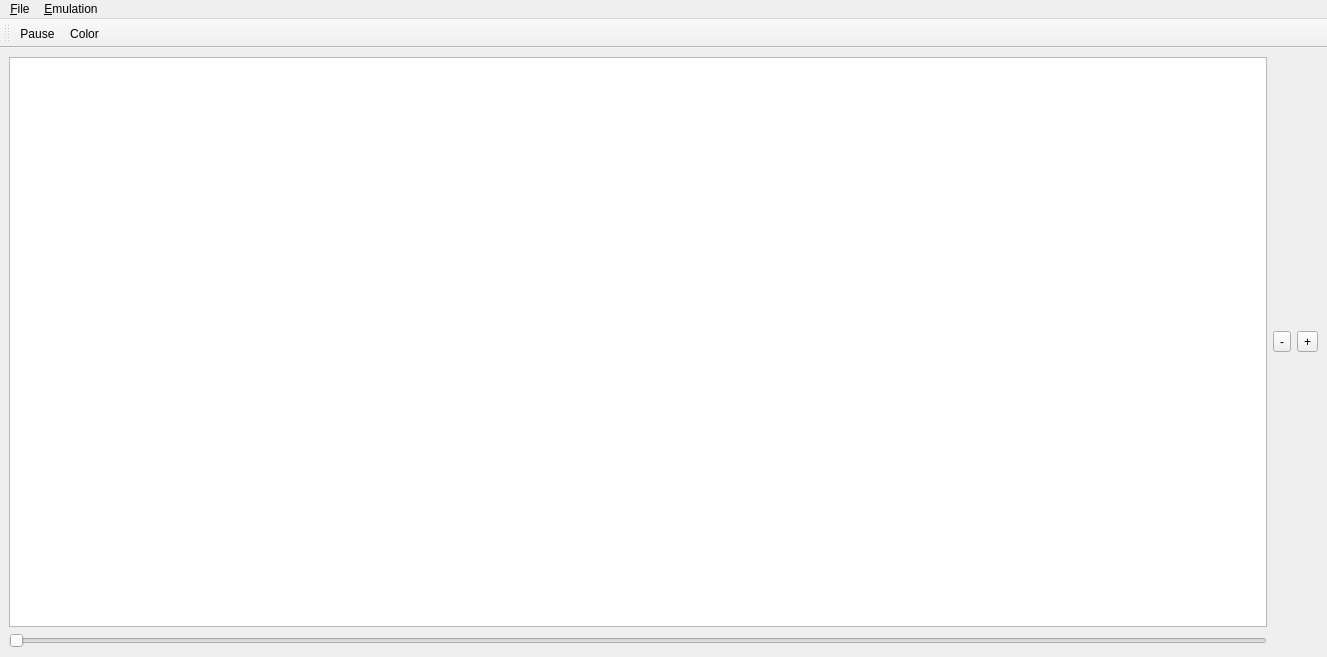
<?xml version="1.0" encoding="UTF-8"?>
<ui version="4.0">
 <class>MainWindow</class>
 <widget class="QMainWindow" name="MainWindow">
  <property name="geometry">
   <rect>
    <x>0</x>
    <y>0</y>
    <width>1327</width>
    <height>657</height>
   </rect>
  </property>
  <property name="windowTitle">
   <string>CHIP-8 Emulator</string>
  </property>
  <property name="dockNestingEnabled">
   <bool>true</bool>
  </property>
  <widget class="QWidget" name="centralwidget">
   <property name="enabled">
    <bool>true</bool>
   </property>
   <property name="sizePolicy">
    <sizepolicy hsizetype="Expanding" vsizetype="Expanding">
     <horstretch>0</horstretch>
     <verstretch>0</verstretch>
    </sizepolicy>
   </property>
   <property name="autoFillBackground">
    <bool>true</bool>
   </property>
   <layout class="QVBoxLayout" name="verticalLayout">
    <item>
     <layout class="QGridLayout" name="gridLayout">
      <property name="leftMargin">
       <number>0</number>
      </property>
      <property name="spacing">
       <number>6</number>
      </property>
      <item row="0" column="0">
       <widget class="QGraphicsView" name="graphicsView">
        <property name="sizePolicy">
         <sizepolicy hsizetype="Expanding" vsizetype="Expanding">
          <horstretch>0</horstretch>
          <verstretch>0</verstretch>
         </sizepolicy>
        </property>
        <property name="minimumSize">
         <size>
          <width>0</width>
          <height>0</height>
         </size>
        </property>
        <property name="sizeIncrement">
         <size>
          <width>20</width>
          <height>20</height>
         </size>
        </property>
       </widget>
      </item>
      <item row="5" column="0">
       <widget class="QSlider" name="horizontalSlider">
        <property name="enabled">
         <bool>true</bool>
        </property>
        <property name="orientation">
         <enum>Qt::Horizontal</enum>
        </property>
       </widget>
      </item>
      <item row="0" column="2">
       <widget class="QToolButton" name="IncreaseSize">
        <property name="text">
         <string>+</string>
        </property>
       </widget>
      </item>
      <item row="0" column="1">
       <widget class="QToolButton" name="DecreaseSize">
        <property name="text">
         <string>-</string>
        </property>
       </widget>
      </item>
     </layout>
    </item>
   </layout>
  </widget>
  <widget class="QMenuBar" name="menuBar">
   <property name="geometry">
    <rect>
     <x>0</x>
     <y>0</y>
     <width>1327</width>
     <height>22</height>
    </rect>
   </property>
   <widget class="QMenu" name="menu_File">
    <property name="title">
     <string>&amp;File</string>
    </property>
    <addaction name="actionLoad_ROM"/>
    <addaction name="actionClose_ROM"/>
    <addaction name="actionExit_Program"/>
   </widget>
   <widget class="QMenu" name="menuEmulation">
    <property name="title">
     <string>&amp;Emulation</string>
    </property>
    <addaction name="actionChange_Keybinds"/>
    <addaction name="action_Record"/>
    <addaction name="actionSet_Speed"/>
   </widget>
   <addaction name="menu_File"/>
   <addaction name="menuEmulation"/>
  </widget>
  <widget class="QToolBar" name="toolBar">
   <property name="windowTitle">
    <string>toolBar</string>
   </property>
   <property name="toolButtonStyle">
    <enum>Qt::ToolButtonTextBesideIcon</enum>
   </property>
   <attribute name="toolBarArea">
    <enum>TopToolBarArea</enum>
   </attribute>
   <attribute name="toolBarBreak">
    <bool>false</bool>
   </attribute>
   <addaction name="Pause"/>
   <addaction name="actionColor"/>
  </widget>
  <action name="actionLoad_ROM">
   <property name="text">
    <string>Load ROM</string>
   </property>
   <property name="shortcut">
    <string>F1</string>
   </property>
  </action>
  <action name="actionClose_ROM">
   <property name="text">
    <string>Close ROM</string>
   </property>
   <property name="shortcut">
    <string>F2</string>
   </property>
  </action>
  <action name="actionExit_Program">
   <property name="text">
    <string>Exit</string>
   </property>
   <property name="shortcut">
    <string>F12</string>
   </property>
  </action>
  <action name="actionPause">
   <property name="checkable">
    <bool>true</bool>
   </property>
   <property name="checked">
    <bool>false</bool>
   </property>
   <property name="text">
    <string>Pause</string>
   </property>
   <property name="shortcut">
    <string>Space</string>
   </property>
  </action>
  <action name="actionChange_Keybinds">
   <property name="text">
    <string>Change Key Binds</string>
   </property>
  </action>
  <action name="action_Record">
   <property name="checkable">
    <bool>true</bool>
   </property>
   <property name="text">
    <string>Record</string>
   </property>
  </action>
  <action name="actionSet_Speed">
   <property name="text">
    <string>Cycle Speed</string>
   </property>
  </action>
  <action name="Pause">
   <property name="checkable">
    <bool>true</bool>
   </property>
   <property name="checked">
    <bool>false</bool>
   </property>
   <property name="icon">
    <iconset>
     <normaloff>../../Downloads/Pause.png</normaloff>
     <normalon>../../Downloads/Play.png</normalon>../../Downloads/Pause.png</iconset>
   </property>
   <property name="text">
    <string>Pause</string>
   </property>
   <property name="iconText">
    <string>Pause</string>
   </property>
   <property name="toolTip">
    <string>&lt;html&gt;&lt;head/&gt;&lt;body&gt;&lt;p&gt;Pause&lt;/p&gt;&lt;/body&gt;&lt;/html&gt;</string>
   </property>
   <property name="iconVisibleInMenu">
    <bool>true</bool>
   </property>
  </action>
  <action name="actionColor">
   <property name="icon">
    <iconset>
     <normaloff>../../Downloads/Color Grid.PNG</normaloff>../../Downloads/Color Grid.PNG</iconset>
   </property>
   <property name="text">
    <string>Color</string>
   </property>
   <property name="toolTip">
    <string>Color Picker</string>
   </property>
  </action>
 </widget>
 <resources/>
 <connections/>
</ui>
